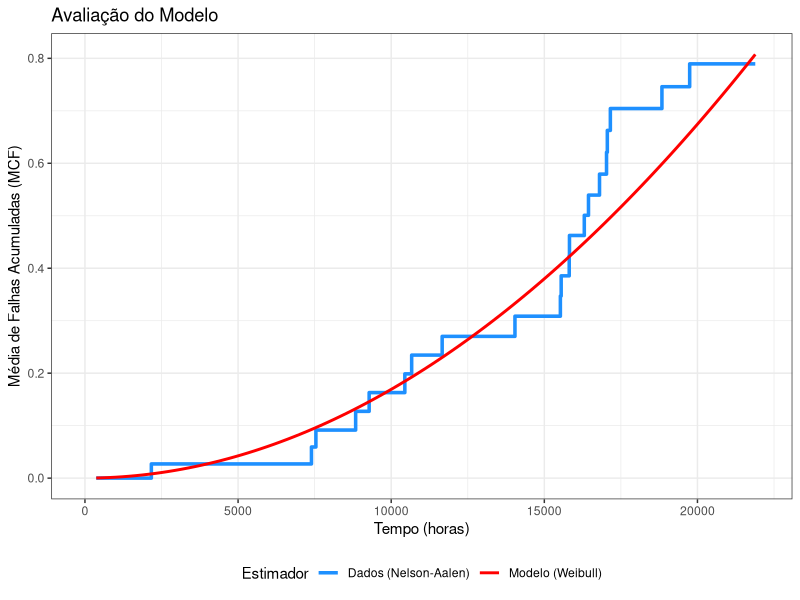
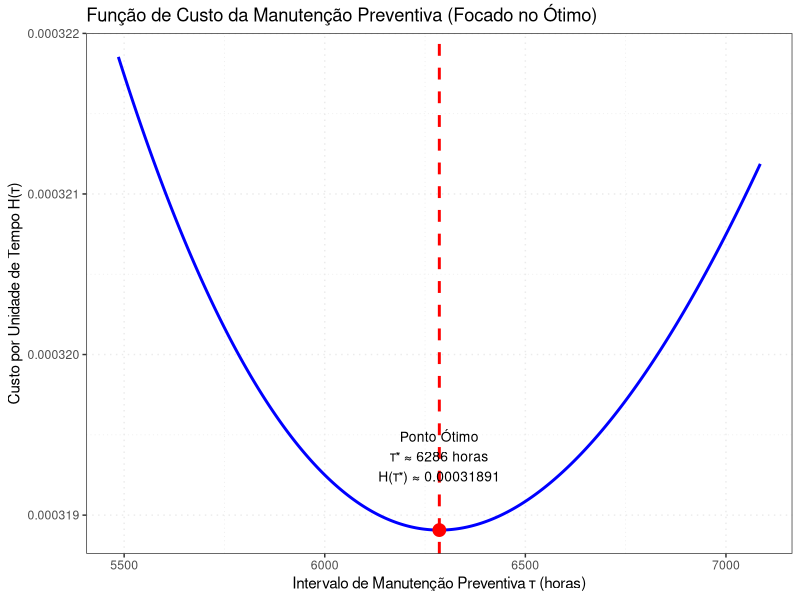

Source code (R) for these figures, in order:
## ---- chunk 1
library(dplyr)
library(ggplot2)
library(survival)
knitr::opts_chunk$set(echo = TRUE, message = FALSE, warning = FALSE, fig.align = 'center')
## ---- chunk 2
dados_trafo <- data.frame(
Equi = c(1, 1, 1, 2, 2, 2, 3, 3, 4, 5, 6, 7, 7, 8, 8, 9, 9, 10, 11, 12, 12, 12, 13, 14, 14, 14, 15, 16, 16, 17, 17, 18, 19, 20, 20, 20, 21, 22, 23, 23, 24, 24, 25, 26, 27, 27, 28, 28, 29, 30, 30, 31, 32, 33, 34, 35, 36, 37, 38, 39, 40),
Failure_Time = c(8839, 17057, 21887, 9280, 16442, 21887, 10445, 13533, 7902, 8414, 13331, 17156, 21887, 16305, 21887, 16802, 21887, 4881, 16625, 7396, 7541, 19590, 2211, 15821, 19746, 19877, 1927, 15813, 21886, 15524, 21886, 21440, 369, 11664, 17031, 21857, 7544, 6039, 2168, 6698, 18840, 21879, 2288, 2499, 10668, 16838, 15550, 21887, 1616, 14041, 20004, 21888, 21888, 21888, 21888, 21888, 21888, 21888, 21888, 21888, 21888),
Censura = c(1, 1, 0, 1, 1, 0, 1, 0, 0, 0, 0, 1, 0, 1, 0, 1, 0, 0, 0, 1, 1, 0, 0, 1, 1, 0, 0, 1, 0, 1, 0, 0, 0, 1, 1, 0, 0, 0, 1, 0, 1, 0, 0, 0, 1, 0, 1, 0, 0, 1, 0, 0, 0, 0, 0, 0, 0, 0, 0, 0, 0)
)

dados_lista <- dados_trafo %>%
  group_by(Equi) %>%
  summarise(
    falhas = list(Failure_Time[Censura == 1]),
    tempo_final = max(Failure_Time)
  )

neg_log_likelihood_plp <- function(params, dados) {
  beta <- params[1]
  theta <- params[2]
  
  # Parâmetros devem ser positivos
  if (beta <= 0 || theta <= 0) return(Inf)
  
  # sapply itera sobre cada sistema (cada linha de 'dados_lista')
  total_log_likelihood <- sum(sapply(1:nrow(dados), function(i) {
    tempos_falha <- unlist(dados$falhas[[i]])
    tempo_max <- dados$tempo_final[i]
    
    # Termo da verossimilhança para as falhas observadas
    # log(intensidade) = log(dweibull/pweibull)
    log_intensidade <- 0
    if (length(tempos_falha) > 0) {
      log_intensidade <- sum(dweibull(tempos_falha, shape = beta, scale = theta, log = TRUE) - 
                               pweibull(tempos_falha, shape = beta, scale = theta, lower.tail = FALSE, log.p = TRUE))
    }
    
    # Termo da verossimilhança para o período total de observação
    # Intensidade acumulada M(T) = (T / theta)^beta
    intensidade_acumulada <- (tempo_max / theta)^beta
    
    # Log-verossimilhança para este sistema
    return(log_intensidade - intensidade_acumulada)
  }))
  
  # A função optim minimiza, então retornamos o valor negativo
  return(-total_log_likelihood)
}

valores_iniciais <- c(2.0, 20000)
otimizacao_corrigida <- optim(
  par = valores_iniciais, 
  fn = neg_log_likelihood_plp, 
  dados = dados_lista,
  method = "BFGS",
  control = list(parscale = valores_iniciais), # Conforme final.r
  hessian = TRUE # Mantido para informações adicionais
)
beta_estimado_correto <- otimizacao_corrigida$par[1]
theta_estimado_correto <- otimizacao_corrigida$par[2]
## ---- chunk 3
resultado_params <- data.frame(
  Parâmetro = c("Beta (Forma)", "Theta (Escala)"),
  `Valor Estimado` = c(beta_estimado_correto, theta_estimado_correto)
)

knitr::kable(
  resultado_params,
  caption = "Parâmetros Estimados para o Modelo PLP via Máxima Verossimilhança.",
  digits = 4
)
## ---- chunk 4
dados_intervalo <- dados_trafo %>% group_by(Equi) %>%
  mutate(tempo_inicio = lag(Failure_Time, default=0), evento = Censura, tempo_fim = Failure_Time)
surv_obj <- Surv(time=dados_intervalo$tempo_inicio, time2=dados_intervalo$tempo_fim, event=dados_intervalo$evento)
fit_na <- survfit(surv_obj ~ 1)
mcf_na_data <- data.frame(tempo = fit_na$time, mcf = fit_na$cumhaz)

mcf_parametrica <- function(t, beta, theta) { (t / theta)^beta }

ggplot(mcf_na_data, aes(x = tempo, y = mcf)) +
  geom_step(aes(color = "Dados (Nelson-Aalen)"), size = 1.2) +
  stat_function(fun = mcf_parametrica, args = list(beta = beta_estimado_correto, theta = theta_estimado_correto),
                aes(color = "Modelo (Weibull)"), size = 1) +
  labs(title = "Avaliação do Modelo",
       x = "Tempo (horas)", y = "Média de Falhas Acumuladas (MCF)", color = "Estimador") +
  scale_color_manual(values = c("Dados (Nelson-Aalen)" = "dodgerblue", "Modelo (Weibull)" = "red")) +
  theme_bw() +
  theme(legend.position = "bottom") +
  coord_cartesian(xlim = c(0, 22000))
## ---- chunk 5
C_PM <- 1; C_MR <- 15
tau_otimo <- theta_estimado_correto * (C_PM / ((beta_estimado_correto - 1) * C_MR))^(1 / beta_estimado_correto)
funcao_custo_H <- function(tau, beta, theta, cpm, cmr) { (cpm + cmr * (tau / theta)^beta) / tau }
custo_otimo <- funcao_custo_H(tau_otimo, beta_estimado_correto, theta_estimado_correto, C_PM, C_MR)

intervalo_tau <- seq(tau_otimo - 800, tau_otimo + 800, length.out = 500)
dados_custo <- data.frame(tau = intervalo_tau, 
                          custo = funcao_custo_H(intervalo_tau, beta_estimado_correto, theta_estimado_correto, C_PM, C_MR))

ggplot(dados_custo, aes(x = tau, y = custo)) +
  geom_line(color = "blue", size = 1) +
  geom_vline(xintercept = tau_otimo, color = "red", linetype = "dashed", size = 1) +
  annotate("point", x = tau_otimo, y = custo_otimo, color = "red", size = 4) +
  annotate("text", 
           x = tau_otimo, 
           y = custo_otimo + (max(dados_custo$custo, na.rm = TRUE) - min(dados_custo$custo, na.rm = TRUE))*0.05, 
           label = paste0("Ponto Ótimo\nτ* ≈ ", round(tau_otimo), " horas\nH(τ*) ≈ ", format(custo_otimo, scientific = FALSE, digits = 5)),
           hjust = 0.5, vjust = -0.5, 
           size=3.5
           ) +
  labs(title = "Função de Custo da Manutenção Preventiva (Focado no Ótimo)",
       x = "Intervalo de Manutenção Preventiva τ (horas)",
       y = "Custo por Unidade de Tempo H(τ)") +
  theme_bw() +
  theme(panel.grid.major = element_line(linetype = 'dotted'),
        panel.grid.minor = element_line(linetype = 'dotted'))
## ---- chunk 6
resultado_politica <- data.frame(
  Métrica = c("Intervalo Ótimo (τ*) em Horas", "Intervalo Ótimo (τ*) em Dias"),
  Valor = c(round(tau_otimo), round(tau_otimo / 24))
)

knitr::kable(
  resultado_politica,
  caption = "Política de Manutenção Preventiva Ótima.",
  col.names = c("Métrica", "Valor Recomendado")
)
